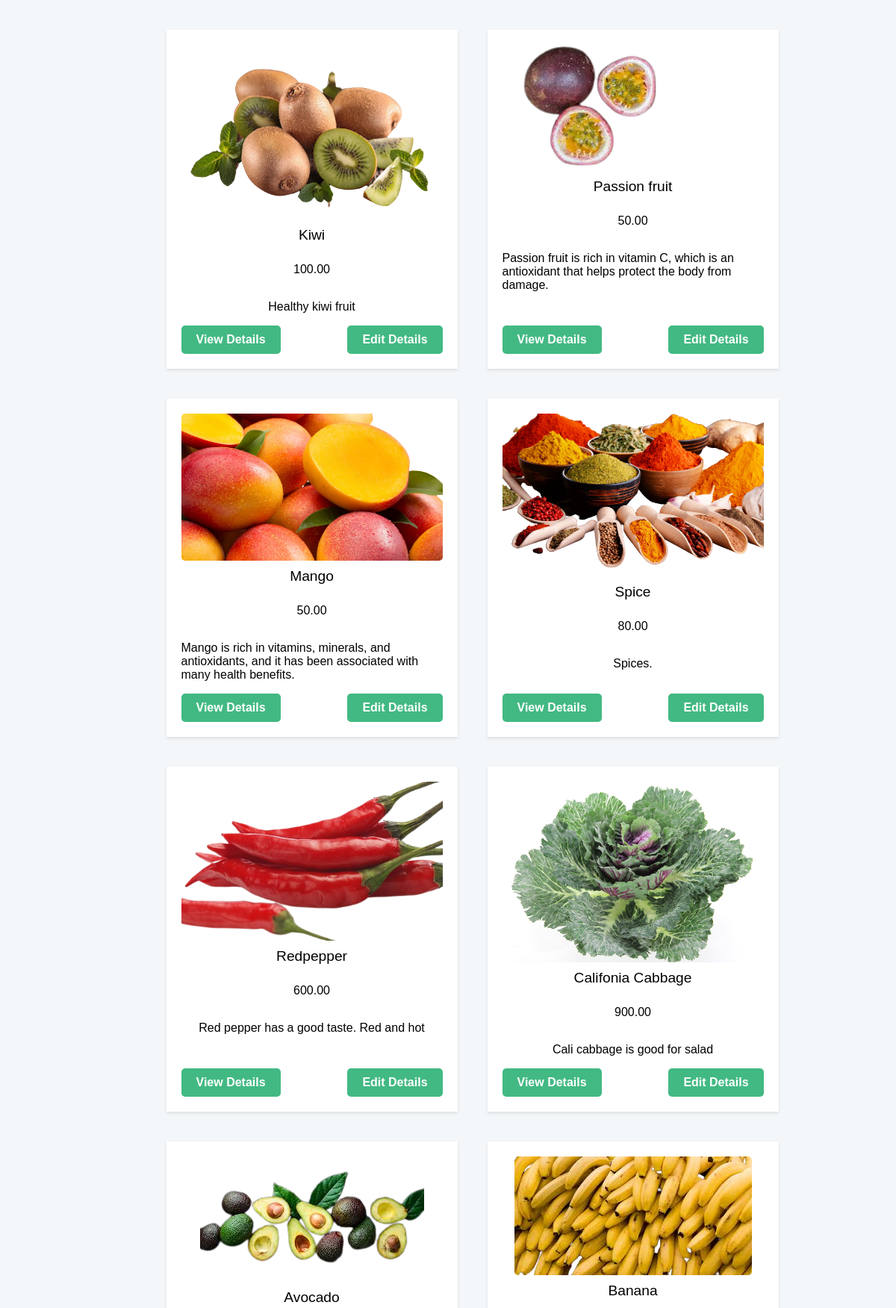
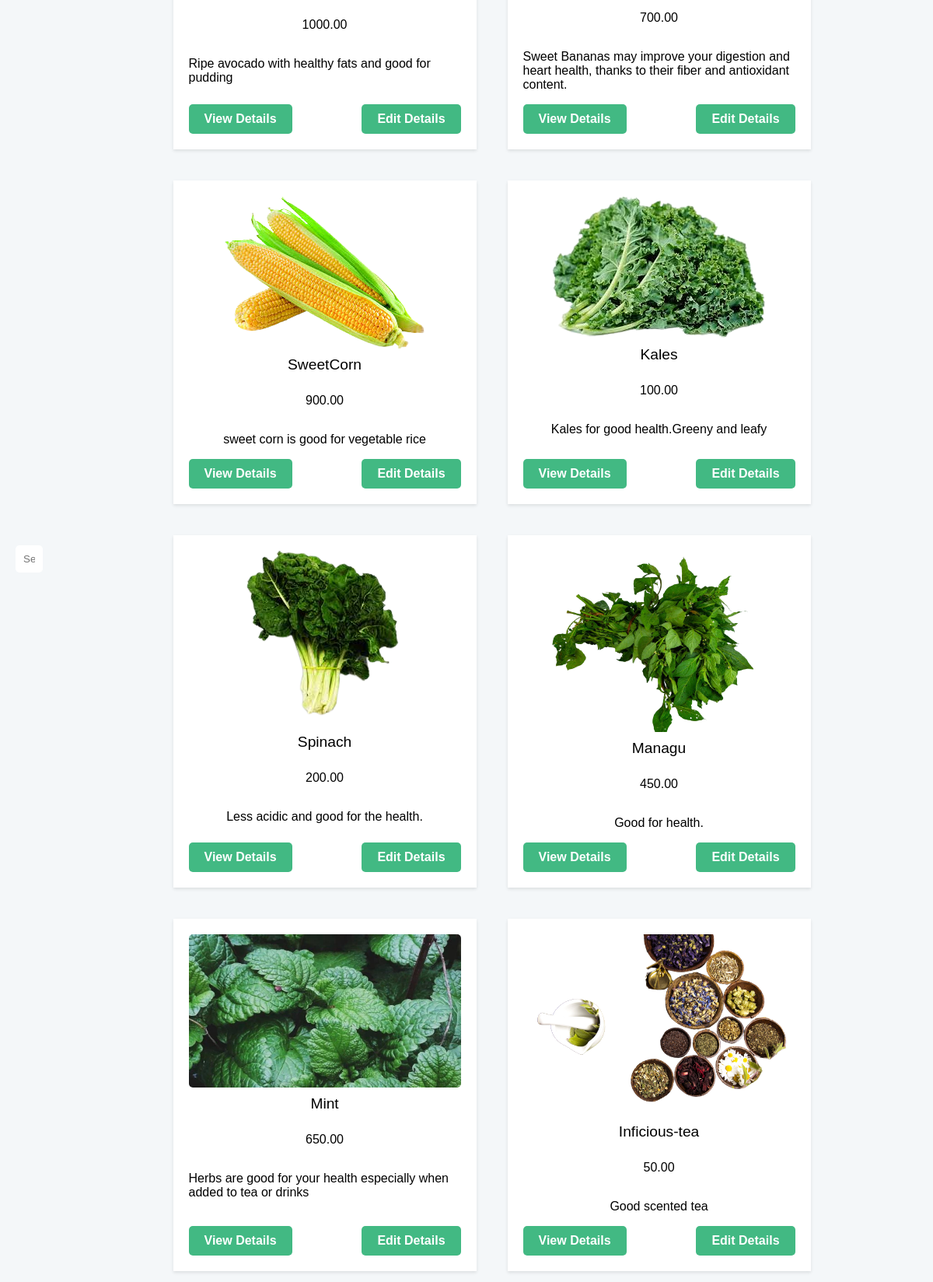
/inventory/products/list (upper part), run on the app's committed database (2 pictures, top to bottom).
### inventory/models.py (models this page shows)
class Product(models.Model):
    Vendor = models.ForeignKey(Vendor,null=True,on_delete=models.CASCADE)
    name=models.CharField(max_length=32)
    price=models.DecimalField(max_digits=8,decimal_places=2)
    description=models.TextField()
    image=models.ImageField(upload_to='images/')
    date_created=models.DateTimeField(auto_now_add=True)
    date_updated=models.DateTimeField(auto_now=True)
    stock=models.PositiveIntegerField()

### inventory/views.py (the view)
# urls.py: path("products/list" ,products_list,name ="products_list"),
def products_list(request):
    products = Product.objects.all()
    return render(request,"inventory/products_list.html",{"products":products})

### templates/inventory/products_list.html (shortened to what this page needs)
<!DOCTYPE html>
<html lang="en">
<head>
    </head>
    <body>
        <div class="search-container">
        <input type="text" class="search-input" placeholder="Search products...">
    </div>
<div class="product-container">
        {% for product in products %}
        <div class="product">
            <img src="{{ product.image.url }}" alt="{{ product.title}}" class="images">
            <p class="product-title"> {{product.name}}</p>
            <p> {{product.price}}</p>
            <p> {{product.description}}</p>
            <div class="product-buttons">
                <a href="{% url 'product_detail_view' id=product.id %}">View Details</a>
                <a href="{% url 'product_update_view' id=product.id %}" class="edit">Edit Details</a>
        </div>
        </div>
        {% endfor%}
    </div>
</body>
</html>

### templates/inventory/products_list.html (style rules this page uses)
body { background-color: #f4f7f9; font-family: Arial, sans-serif; margin: 0; padding: 0; display: flex; justify-content: center; align-items: center; min-height: 100vh; }
.search-container { text-align: center; padding: 20px; }
.search-input { padding: 10px; border: none; border-radius: 5px; width: 60%; }
.product-container { display: flex; flex-wrap: wrap; justify-content: center; padding: 20px; }
.product { border: none; width: 350px; background-color: #ffffff; box-shadow: 0 2px 4px rgba(0, 0, 0, 0.1); margin: 20px; padding: 20px; display: flex; flex-direction: column; align-items: center; }
.product img { max-width: 100%; height: auto; border-radius: 5px; }
.product-title { font-size: 1.2rem; margin: 10px 0; }
.product-buttons { display: flex; justify-content: space-between; width: 100%; margin-top: auto; }
.product-buttons a { padding: 10px 20px; text-decoration: none; border-radius: 5px; background-color: #42b983; color: white; font-weight: bold; }

### data on the page
Product: image (picture), name "Kiwi", price "100.00", description "Healthy kiwi fruit"
Product: image (picture), name "Passion fruit", price "50.00", description "Passion fruit is rich in vitamin C, which is an antioxidant that helps protect the body from damage."
Product: image (picture), name "Mango", price "50.00", description "Mango is rich in vitamins, minerals, and antioxidants, and it has been associated with many health benefits."
Product: image (picture), name "Spice", price "80.00", description "Spices."
Product: image (picture), name "Redpepper", price "600.00", description "Red pepper has a good taste. Red and hot"
Product: image (picture), name "Califonia Cabbage", price "900.00", description "Cali cabbage is good for salad"
Product: image (picture), name "Avocado", price "1000.00", description "Ripe avocado with healthy fats and good for pudding"
Product: image (picture), name "Banana", price "700.00", description "Sweet Bananas may improve your digestion and heart health, thanks to their fiber and antioxidant content."
Product: image (picture), name "SweetCorn", price "900.00", description "sweet corn is good for vegetable rice"
Product: image (picture), name "Kales", price "100.00", description "Kales for good health.Greeny and leafy"
Product: image (picture), name "Spinach", price "200.00", description "Less acidic and good for the health."
Product: image (picture), name "Managu", price "450.00", description "Good for health."
Product: image (picture), name "Mint", price "650.00", description "Herbs are good for your health especially when added to tea or drinks"
Product: image (picture), name "Inficious-tea", price "50.00", description "Good scented tea"
